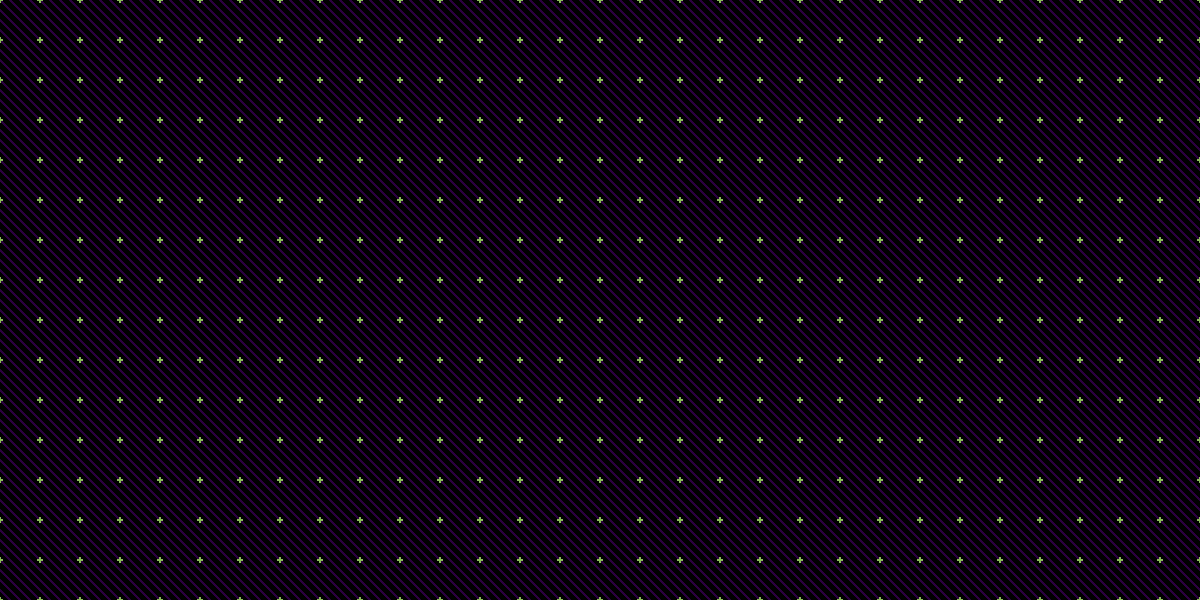

This is a level from a 2D game, rendered from its Tiled map with the project's own tilesets. A one-line summary and the map file follow, with tile-layer data summarised:
An orthogonal 30x15 tile map with 40x40 px tiles, 3 tile layers (Main, Ents, BG).

<map version="1.0" orientation="orthogonal" width="30" height="15" tilewidth="40" tileheight="40">
 <tileset firstgid="1" source="PtTotD.tsx" />
 <layer name="Main" width="30" height="15">
  <data>[450 cells, 450 non-empty, 8 distinct tile ids]</data>
 </layer>
 <layer name="Ents" width="30" height="15">
  <data>[450 cells, 5 non-empty, 4 distinct tile ids]</data>
 </layer>
 <layer name="BG" width="30" height="15">
  <data>[450 cells, 450 non-empty, 1 distinct tile ids]</data>
 </layer>
</map>